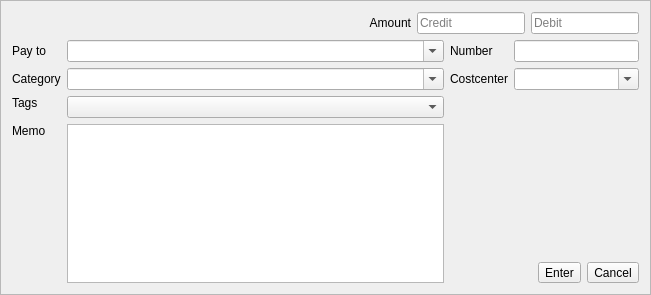
<?xml version="1.0" encoding="UTF-8"?>
<ui version="4.0">
 <class>NewSplitEditor</class>
 <widget class="QFrame" name="NewSplitEditor">
  <property name="geometry">
   <rect>
    <x>0</x>
    <y>0</y>
    <width>651</width>
    <height>295</height>
   </rect>
  </property>
  <property name="frameShape">
   <enum>QFrame::StyledPanel</enum>
  </property>
  <property name="frameShadow">
   <enum>QFrame::Raised</enum>
  </property>
  <layout class="QGridLayout" name="gridLayout" columnstretch="0,3,0,1">
   <item row="0" column="0" colspan="4">
    <layout class="QHBoxLayout" name="hl1" stretch="0,1,0,0">
     <item>
      <spacer name="hs2">
       <property name="orientation">
        <enum>Qt::Horizontal</enum>
       </property>
       <property name="sizeHint" stdset="0">
        <size>
         <width>40</width>
         <height>20</height>
        </size>
       </property>
      </spacer>
     </item>
     <item>
      <widget class="QLabel" name="amountLabel">
       <property name="text">
        <string>Amount</string>
       </property>
       <property name="alignment">
        <set>Qt::AlignRight|Qt::AlignTrailing|Qt::AlignVCenter</set>
       </property>
      </widget>
     </item>
     <item>
      <widget class="AmountEdit" name="amountEditCredit">
       <property name="sizePolicy">
        <sizepolicy hsizetype="Expanding" vsizetype="Fixed">
         <horstretch>0</horstretch>
         <verstretch>0</verstretch>
        </sizepolicy>
       </property>
       <property name="placeholderText">
        <string>Credit</string>
       </property>
      </widget>
     </item>
     <item>
      <widget class="AmountEdit" name="amountEditDebit">
       <property name="sizePolicy">
        <sizepolicy hsizetype="Expanding" vsizetype="Fixed">
         <horstretch>0</horstretch>
         <verstretch>0</verstretch>
        </sizepolicy>
       </property>
       <property name="placeholderText">
        <string>Debit</string>
       </property>
      </widget>
     </item>
    </layout>
   </item>
   <item row="5" column="1" rowspan="4">
    <widget class="QPlainTextEdit" name="memoEdit">
     <property name="tabChangesFocus">
      <bool>true</bool>
     </property>
    </widget>
   </item>
   <item row="8" column="2" colspan="2">
    <layout class="QHBoxLayout" name="hl2">
     <item>
      <spacer name="hs3">
       <property name="orientation">
        <enum>Qt::Horizontal</enum>
       </property>
       <property name="sizeHint" stdset="0">
        <size>
         <width>17</width>
         <height>20</height>
        </size>
       </property>
      </spacer>
     </item>
     <item>
      <widget class="QToolButton" name="enterButton">
       <property name="text">
        <string>Enter</string>
       </property>
       <property name="toolButtonStyle">
        <enum>Qt::ToolButtonTextBesideIcon</enum>
       </property>
      </widget>
     </item>
     <item>
      <widget class="QToolButton" name="cancelButton">
       <property name="text">
        <string>Cancel</string>
       </property>
       <property name="toolButtonStyle">
        <enum>Qt::ToolButtonTextBesideIcon</enum>
       </property>
      </widget>
     </item>
    </layout>
   </item>
   <item row="3" column="0">
    <widget class="QLabel" name="tagsLabel">
     <property name="text">
      <string>Tags</string>
     </property>
    </widget>
   </item>
   <item row="1" column="1">
    <widget class="QComboBox" name="payeeEdit">
     <property name="editable">
      <bool>true</bool>
     </property>
     <property name="insertPolicy">
      <enum>QComboBox::InsertAfterCurrent</enum>
     </property>
    </widget>
   </item>
   <item row="1" column="2">
    <widget class="QLabel" name="numberLabel">
     <property name="text">
      <string>Number</string>
     </property>
    </widget>
   </item>
   <item row="1" column="0">
    <widget class="QLabel" name="payToLabel">
     <property name="text">
      <string>Pay to</string>
     </property>
    </widget>
   </item>
   <item row="2" column="1">
    <widget class="KMyMoneyAccountCombo" name="accountCombo">
     <property name="editable">
      <bool>true</bool>
     </property>
     <property name="iconSize">
      <size>
       <width>0</width>
       <height>0</height>
      </size>
     </property>
    </widget>
   </item>
   <item row="2" column="0">
    <widget class="QLabel" name="categoryLabel">
     <property name="text">
      <string>Category</string>
     </property>
    </widget>
   </item>
   <item row="2" column="2">
    <widget class="QLabel" name="costCenterLabel">
     <property name="text">
      <string>Costcenter</string>
     </property>
    </widget>
   </item>
   <item row="1" column="3">
    <widget class="QLineEdit" name="numberEdit"/>
   </item>
   <item row="2" column="3">
    <widget class="QComboBox" name="costCenterCombo">
     <property name="editable">
      <bool>true</bool>
     </property>
    </widget>
   </item>
   <item row="5" column="0">
    <widget class="QLabel" name="memoLabel">
     <property name="text">
      <string>Memo</string>
     </property>
     <property name="alignment">
      <set>Qt::AlignLeading|Qt::AlignLeft|Qt::AlignTop</set>
     </property>
    </widget>
   </item>
   <item row="3" column="1" rowspan="2">
    <widget class="QComboBox" name="comboBox"/>
   </item>
   <item row="7" column="2">
    <spacer name="verticalSpacer">
     <property name="orientation">
      <enum>Qt::Vertical</enum>
     </property>
     <property name="sizeHint" stdset="0">
      <size>
       <width>20</width>
       <height>40</height>
      </size>
     </property>
    </spacer>
   </item>
  </layout>
 </widget>
 <customwidgets>
  <customwidget>
   <class>KMyMoneyAccountCombo</class>
   <extends>QComboBox</extends>
   <header>kmymoneyaccountcombo.h</header>
  </customwidget>
  <customwidget>
   <class>AmountEdit</class>
   <extends>QLineEdit</extends>
   <header>amountedit.h</header>
  </customwidget>
 </customwidgets>
 <tabstops>
  <tabstop>payeeEdit</tabstop>
  <tabstop>numberEdit</tabstop>
  <tabstop>accountCombo</tabstop>
  <tabstop>costCenterCombo</tabstop>
  <tabstop>comboBox</tabstop>
  <tabstop>memoEdit</tabstop>
  <tabstop>amountEditCredit</tabstop>
  <tabstop>amountEditDebit</tabstop>
  <tabstop>enterButton</tabstop>
  <tabstop>cancelButton</tabstop>
 </tabstops>
 <resources/>
 <connections/>
</ui>
